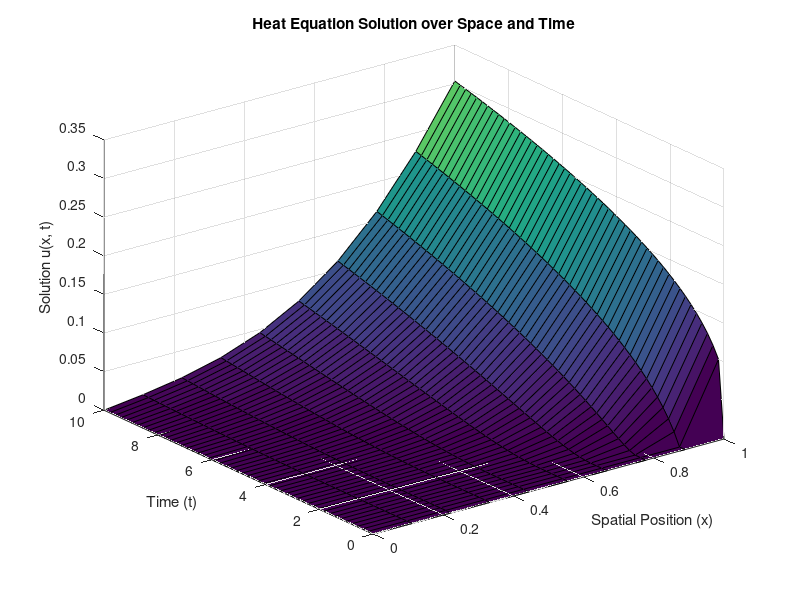

Here is the MATLAB script that generated this plot:
clear all; close all;
m = 50;
n=10;
T = 10;
alpha = 0.1;
gi = @(w) 1;%sin(pi*w);

dt = T/(m-1);
dx = 1/(n-1);
R = alpha*alpha*dt/(dx^2);
u = zeros(m,n);

u(1, 1:n) = 0;
u(1:m,1) = 0;

for i=1:m-1
    for j=2:n-1
        u(i+1,j)=u(i,j)+R*(u(i,j+1)-2*u(i,j)+u(i,j-1));
    end
    u(i+1,n) = (u(i+1,n-1)+dx*gi((i+1)*dx))/(1+dx);
end

x = (0:n-1)*dx;
t=(0:m-1)*dt;
surf(x,t,u)


xlabel('Spatial Position (x)')
ylabel('Time (t)')
zlabel('Solution u(x, t)')
title('Heat Equation Solution over Space and Time')
